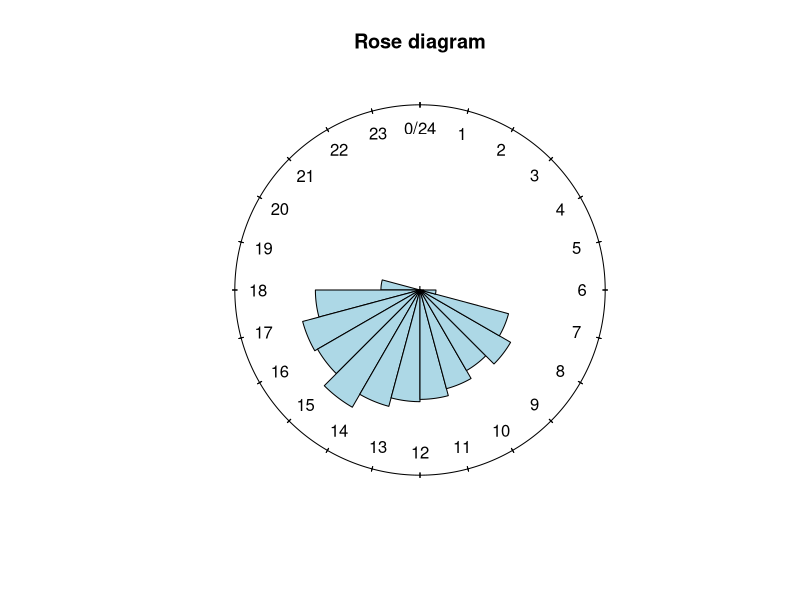
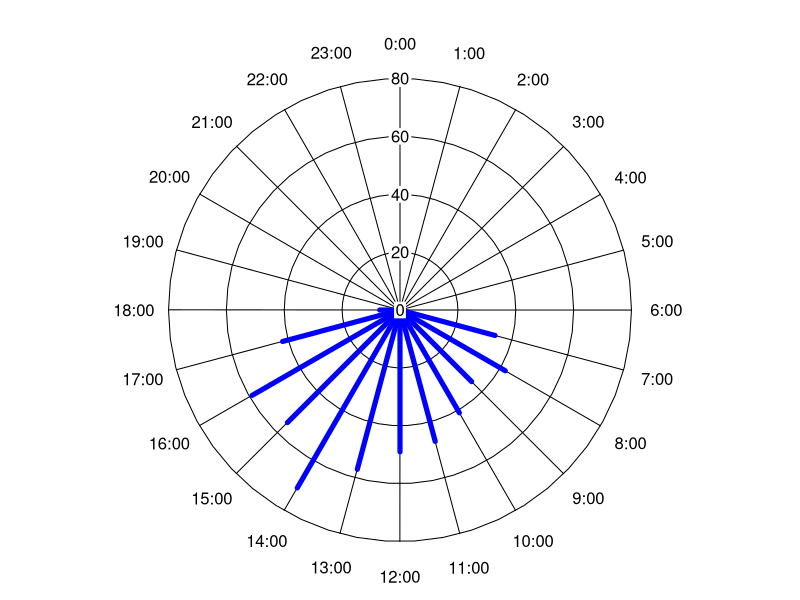
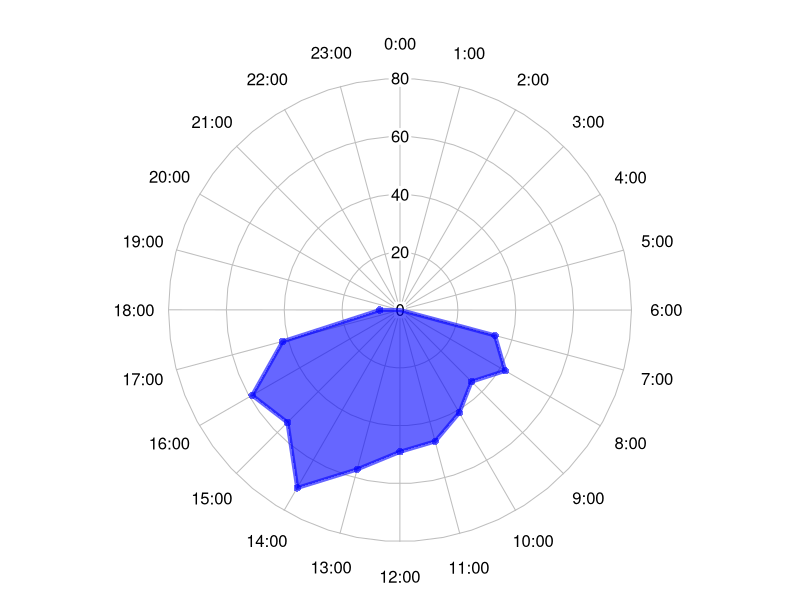

Recreate these plots in R, in order.
## ---- chunk 1
knitr::opts_chunk$set(
	echo = TRUE,
	message = FALSE,
	warning = FALSE
)
## ---- chunk 2
#Loading required packages
library("circular")
library("plotrix")

#Loading an example dataset
activ<-read.table("data/20_activity.txt", header= T)
## ---- chunk 3
radian <- activ$Time_2*2*pi
data <- radian[activ$Condition == "A"]
## ---- chunk 4

as.circular(data)
n_a <- circular(data%%24, 
                     units="radians", template="clock24")

## ---- chunk 5
rose.diag(n_a, bin = 24, col = "lightblue", main = "Rose diagram", 
          prop = 2)
## ---- chunk 6
#Loading new data file
activ_table<-read.table("data/20_records_hour.txt", header= T)

#Making the plot
clock<-c(0:23) 
clock24.plot(activ_table$A,clock, minutes=T, label.prop=c(1.15,1.15),show.grid.labels = 3,  show.grid=T, grid.bg="white", grid.left=T,grid.col="black",rad.col="black", rp.type="r",lwd=5,line.col="blue",lty=1, main="",add=F)
## ---- chunk 7

#Making the plot
clock<-c(0:23) 
mi.azul <- rgb(0, 0, 1, 0.6) # "#0000FF99"
clock24.plot(activ_table$A,clock,minutes=T,label.prop=c(1.15,1.15),show.grid.labels = 3, rp.type="s",point.symbols=16,point.col="#0000FF99",add=F)
clock24.plot(activ_table$A,clock, rp.type="p",poly.col="#0000FF99",lwd=4,line.col="#0000FF99",lty=1, main="",add=T) 


## ---- chunk 8
#Rao's test
x <- rvonmises(100, circular(0), kappa=10)
y <- rvonmises(100, circular(0), kappa=10)

rao.test(x, y)

#Rayleigh's test
rayleigh.test(n_a)
## ---- chunk 9
sessionInfo()
